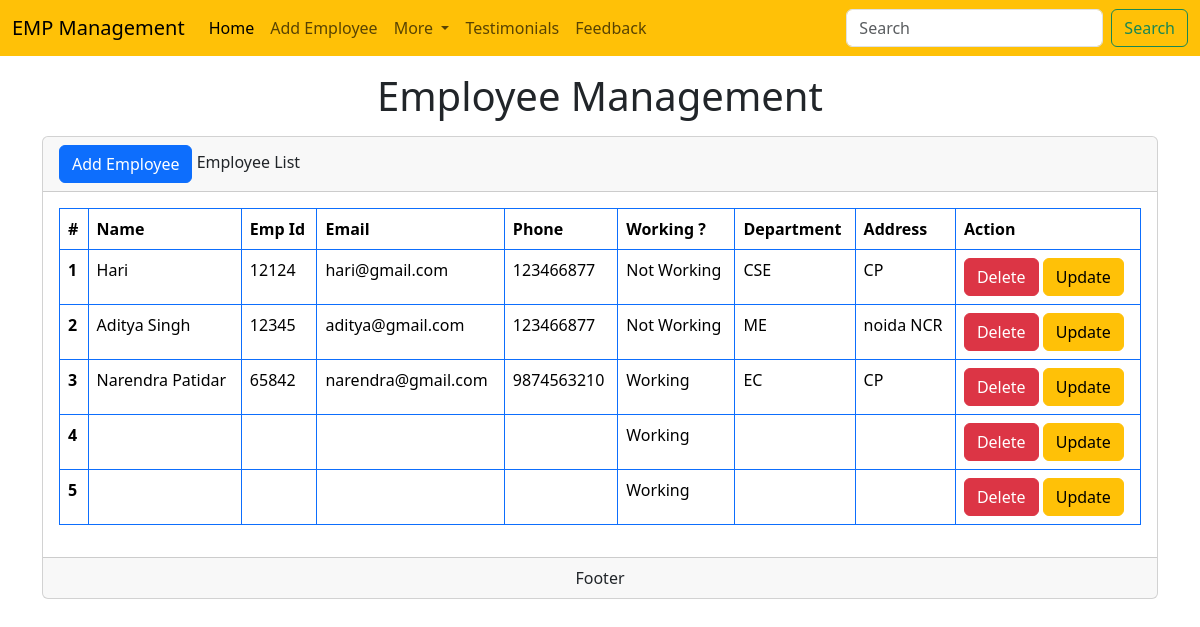
/emp_mgmt/emp-list/, run on the app's committed database.
### employee/models.py (models this page shows, shortened)
class Emp(models.Model):
    name=models.CharField(max_length=200)
    emp_id=models.CharField(max_length=200)
    emp_email=models.CharField(max_length=100)
    phone=models.CharField(max_length=10)
    address=models.CharField(max_length=150)
    working=models.BooleanField(default=True)
    department=models.CharField(max_length=10)

### employee/views.py (the view)
# urls.py: path("emp-list/", emp_list),
def emp_list(request):
    emps=Emp.objects.all()
    return render(request, "emp/emp_list.html", {"emps":emps})

### templates/emp/emp_list.html (shortened to what this page needs)
<!doctype html>
<html lang="en">
  <head>
    <link href="https://cdn.jsdelivr.net/npm/bootstrap@5.3.7/dist/css/bootstrap.min.css" rel="stylesheet">
  </head>
  <body>
    {% include 'emp/navbar.html' %}
    <h1 class="text-center my-3">Employee Management</h1>
    <div class="container">
      <div class="row">
        <div class="col-md-12">
          <div class="card">
            <div class="card-header">
              <a class="btn btn-primary" href="/emp_mgmt/add-emp/">Add Employee</a>
              <span class="text-center">Employee List</span>
            </div>
            <div class="card-body">
              <table class="table table-bordered border-primary">
                <thead>
                  <tr>
                    <th scope="col">#</th>
                    <th scope="col">Name</th>
                    <th scope="col">Emp Id</th>
                    <th scope="col">Email</th>
                    <th scope="col">Phone</th>
                    <th scope="col">Working ?</th>
                    <th scope="col">Department</th>
                    <th scope="col">Address</th>
                    <th scope="col">Action</th>
                  </tr>
                </thead>
                <tbody>
                  {% for emp in emps%}
                  <tr>
                    <th scope="row">{{ forloop.counter }}</th>
                    <td>{{ emp.name }}</td>
                    <td>{{ emp.emp_id }}</td>
                    <td>{{ emp.emp_email }}</td>
                    <td>{{ emp.phone }}</td>
                    <td>
                      {% if emp.working == True %}
                        Working
                      {% else %}
                        Not Working
                      {% endif %}
                    </td>
                    <td>{{ emp.department }}</td>
                    <td>{{ emp.address }}</td>
                    <td>
                      <a href="/emp_mgmt/delete-emp/{{emp.id}}" class="btn btn-danger">Delete</a>
                      <a href="/emp_mgmt/update-emp/{{emp.id}}" class="btn btn-warning">Update</a>
                    </td>
                  </tr>
                  {% endfor %}
                </tbody>
              </table>
            </div>
            <div class="card-footer text-center">
              Footer
            </div>
          </div>
        </div>
      </div>
    </div>
  </body>
</html>

### data on the page
Emp: name "Hari", emp_id "12124", emp_email "hari@gmail.com", phone "123466877", working "Not Working", department "CSE", address "CP"
Emp: name "Aditya Singh", emp_id "12345", emp_email "aditya@gmail.com", phone "123466877", working "Not Working", department "ME", address "noida NCR"
Emp: name "Narendra Patidar", emp_id "65842", emp_email "narendra@gmail.com", phone "9874563210", working "Working", department "EC", address "CP"
Emp: working "Working"
Emp: working "Working"
